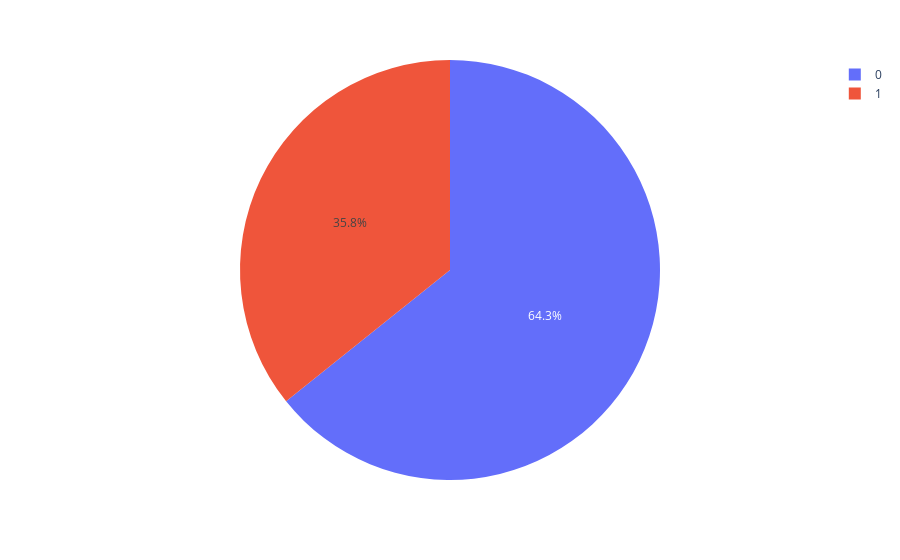

Notebook cell for this chart:
### Code cell
fig = px.pie(df , names= 'Purchased')
fig

### Figure 1 — Plotly figure (JSON) as saved in the notebook; plotly's stock layout.template omitted (floating-point values rounded to 4 significant figures; data arrays with more than 128 entries replaced by an {"elided": "..."} marker saying what was removed)
{"data": [{"domain": {"x": [0, 1], "y": [0, 1]}, "hovertemplate": "Purchased=%{label}<extra></extra>", "labels": {"elided": "400 int values"}, "legendgroup": "", "name": "", "showlegend": true, "type": "pie"}], "layout": {"legend": {"tracegroupgap": 0}, "margin": {"t": 60}}}
